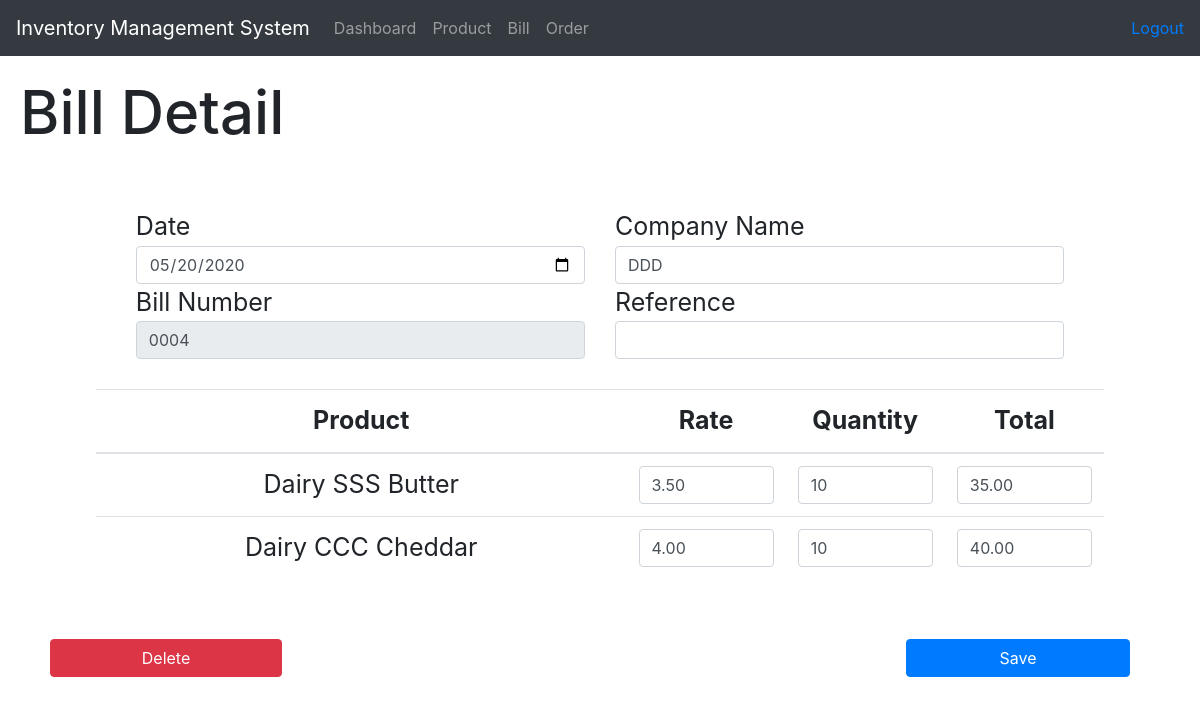
The app's page /bill_detail/0004 with its own data.
### inventory/models.py (models this page shows, shortened)
class Bill(models.Model):
    invoice = models.CharField(max_length=128, primary_key=True)
    date = models.CharField(max_length=128)
    company = models.CharField(max_length=128)
    reference = models.CharField(max_length=128, null=True)
    records = models.ManyToManyField(Record)

class Record(models.Model):
    name = models.CharField(max_length=128)
    rate = models.DecimalField(max_digits=6, decimal_places=2)
    quantity = models.IntegerField()
    total = models.DecimalField(max_digits=10, decimal_places=2)
    product = models.ForeignKey(Product, null=False, on_delete=models.CASCADE)

### inventory/views.py (the view)
# urls.py: path("bill_detail/<slug:bill_num>", views.bill_detail, name='bill_detail'),
def bill_detail(request, bill_num):
    if request.method == 'GET':
        try:
            bill = Bill.objects.get(invoice=bill_num)
        except ObjectDoesNotExist:
            messages.error(request, "Error Occurs. Please Try Again.")
            return HttpResponseRedirect(reverse('bill'))
        records = bill.records.all()
        if records:
            context = {
                "bill" : bill,
                "records" : records,
            }
            return render(request, "inventory/billDetail.html", context)
        else:
            messages.error(request, "No Records Under This Bill")
            return HttpResponseRedirect(reverse('bill'))

### inventory/templates/inventory/billDetail.html (shortened to what this page needs)
{% extends "inventory/layout.html" %}
{% block body %}
    <h1>Bill Detail</h1>
    {% if bill %}
    <div id='bill-detail'>
    <form id='bill' action="{% url 'bill_update' bill.invoice %}" method="post">
    <div class="row">
        <div class="col-lg-5 col-md-5 col-sm-8">Date<input type="date" class="form-control" name='date' value="{{ bill.date }}" required></div>
        <div class="col-lg-5 col-md-5 col-sm-8">Company Name<input type="text" class="form-control" name='company' value="{{ bill.company }}" required></div>
        <div class="col-lg-5 col-md-5 col-sm-8">Bill Number<input class="form-control" type="text" value="{{ bill.invoice }}" readonly></div>
        <div class="col-lg-5 col-md-5 col-sm-8">Reference<input type="text" class="form-control" name='ref' value="{{ bill.reference }}"></div>
      </div>
        <table class="table" style="margin: 30px auto; width:90%;">
          <thead>
            <tr>
              <th scope="col" style="width:50%">Product</th>
              <th scope="col" style="width:15%">Rate</th>
              <th scope="col" style="width:15%">Quantity</th>
              <th scope="col" style="width:15%">Total</th>
            </tr>
          </thead>
            <tbody>
            {% if records %}
              {% for record in records %}
              <tr>
                <td>{{ record.name }}</td>
                <td><input type="text" class="form-control" name='rate' value="{{ record.rate }}"></td>
                <td><input type="number" class="form-control" name='quan' value="{{ record.quantity }}"></td>
                <td><input type="text" class="form-control" value="{{ record.total }}" name='total'></td>
              </tr>
              {% endfor %}
            {% endif %}
            </tbody>
          </table>
    {% endif %}
    <input class="btn btn-primary" type="submit" value='Save' style="float:right; margin:30px; width:20%;">
    </form>
    <button class="btn btn-danger" data-toggle="modal" data-target="#deleteModal" style="margin:30px; width:20%; color:white;">Delete</button>
    </div>
{% endblock %}

### inventory/static/inventory/index.css (style rules this page uses)
h1 { font-size: 60px; margin: 20px; }
#bill { margin: 20px; }
.row { display: flex; justify-content: center; }
tr, td { text-align: center; }
#bill-detail { font-size: 25px; padding: 20px; }

### records on screen
Bill: date "05/20/2020", company "DDD", invoice "0004"
Record: name "Dairy SSS Butter", rate "3.50", quan "10", total "35.00"
Record: name "Dairy CCC Cheddar", rate "4.00", quan "10", total "40.00"
